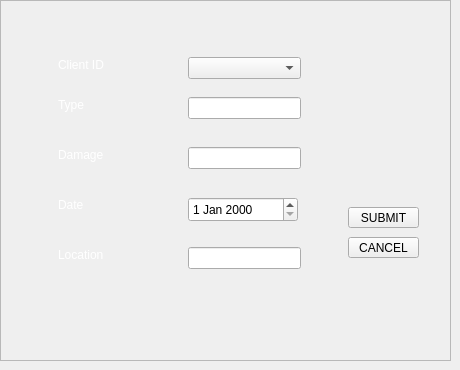
       <widget class="QWidget" name="CreateAccident">
        <widget class="QFrame" name="FrameCreateAccident">
         <property name="geometry">
          <rect>
           <x>0</x>
           <y>0</y>
           <width>451</width>
           <height>361</height>
          </rect>
         </property>
         <property name="frameShape">
          <enum>QFrame::StyledPanel</enum>
         </property>
         <property name="frameShadow">
          <enum>QFrame::Raised</enum>
         </property>
         <widget class="QLabel" name="AccidentCreateTypeline">
          <property name="geometry">
           <rect>
            <x>58</x>
            <y>97</y>
            <width>56</width>
            <height>16</height>
           </rect>
          </property>
          <property name="styleSheet">
           <string notr="true">
									   QLabel{
									   color:white
									   }
								   </string>
          </property>
          <property name="text">
           <string>Type</string>
          </property>
         </widget>
         <widget class="QLineEdit" name="AccidentCreateType">
          <property name="geometry">
           <rect>
            <x>188</x>
            <y>97</y>
            <width>113</width>
            <height>22</height>
           </rect>
          </property>
         </widget>
         <widget class="QLineEdit" name="AccidentCreateDamage">
          <property name="geometry">
           <rect>
            <x>188</x>
            <y>147</y>
            <width>113</width>
            <height>22</height>
           </rect>
          </property>
         </widget>
         <widget class="QLineEdit" name="AccidentCreateLocation">
          <property name="geometry">
           <rect>
            <x>188</x>
            <y>247</y>
            <width>113</width>
            <height>22</height>
           </rect>
          </property>
         </widget>
         <widget class="QLabel" name="AccidentCreateDamageline">
          <property name="geometry">
           <rect>
            <x>58</x>
            <y>147</y>
            <width>56</width>
            <height>16</height>
           </rect>
          </property>
          <property name="styleSheet">
           <string notr="true">
									   QLabel{
									   color:white
									   }
								   </string>
          </property>
          <property name="text">
           <string>Damage</string>
          </property>
         </widget>
         <widget class="QLabel" name="AccidentCreateDateline">
          <property name="geometry">
           <rect>
            <x>58</x>
            <y>197</y>
            <width>56</width>
            <height>16</height>
           </rect>
          </property>
          <property name="styleSheet">
           <string notr="true">
									   QLabel{
									   color:white
									   }
								   </string>
          </property>
          <property name="text">
           <string>Date</string>
          </property>
         </widget>
         <widget class="QLabel" name="AccidentCreateLocationline">
          <property name="geometry">
           <rect>
            <x>58</x>
            <y>247</y>
            <width>56</width>
            <height>16</height>
           </rect>
          </property>
          <property name="styleSheet">
           <string notr="true">
									   QLabel{
									   color:white
									   }
								   </string>
          </property>
          <property name="text">
           <string>Location</string>
          </property>
         </widget>
         <widget class="QLabel" name="AccidentCreateClientIDline">
          <property name="geometry">
           <rect>
            <x>58</x>
            <y>57</y>
            <width>56</width>
            <height>16</height>
           </rect>
          </property>
          <property name="styleSheet">
           <string notr="true">
									   QLabel
									   {color:white
									   }
								   </string>
          </property>
          <property name="text">
           <string>Client ID</string>
          </property>
         </widget>
         <widget class="QPushButton" name="AccidentSubmit">
          <property name="geometry">
           <rect>
            <x>348</x>
            <y>207</y>
            <width>71</width>
            <height>21</height>
           </rect>
          </property>
          <property name="text">
           <string>SUBMIT</string>
          </property>
         </widget>
         <widget class="QPushButton" name="AccidentCancel">
          <property name="geometry">
           <rect>
            <x>348</x>
            <y>237</y>
            <width>71</width>
            <height>21</height>
           </rect>
          </property>
          <property name="text">
           <string>CANCEL</string>
          </property>
         </widget>
         <widget class="QComboBox" name="AccidentCreateClientID">
          <property name="geometry">
           <rect>
            <x>188</x>
            <y>57</y>
            <width>113</width>
            <height>22</height>
           </rect>
          </property>
         </widget>
         <widget class="QDateEdit" name="AccidentCreateDate">
          <property name="geometry">
           <rect>
            <x>188</x>
            <y>197</y>
            <width>110</width>
            <height>25</height>
           </rect>
          </property>
         </widget>
        </widget>
       </widget>
